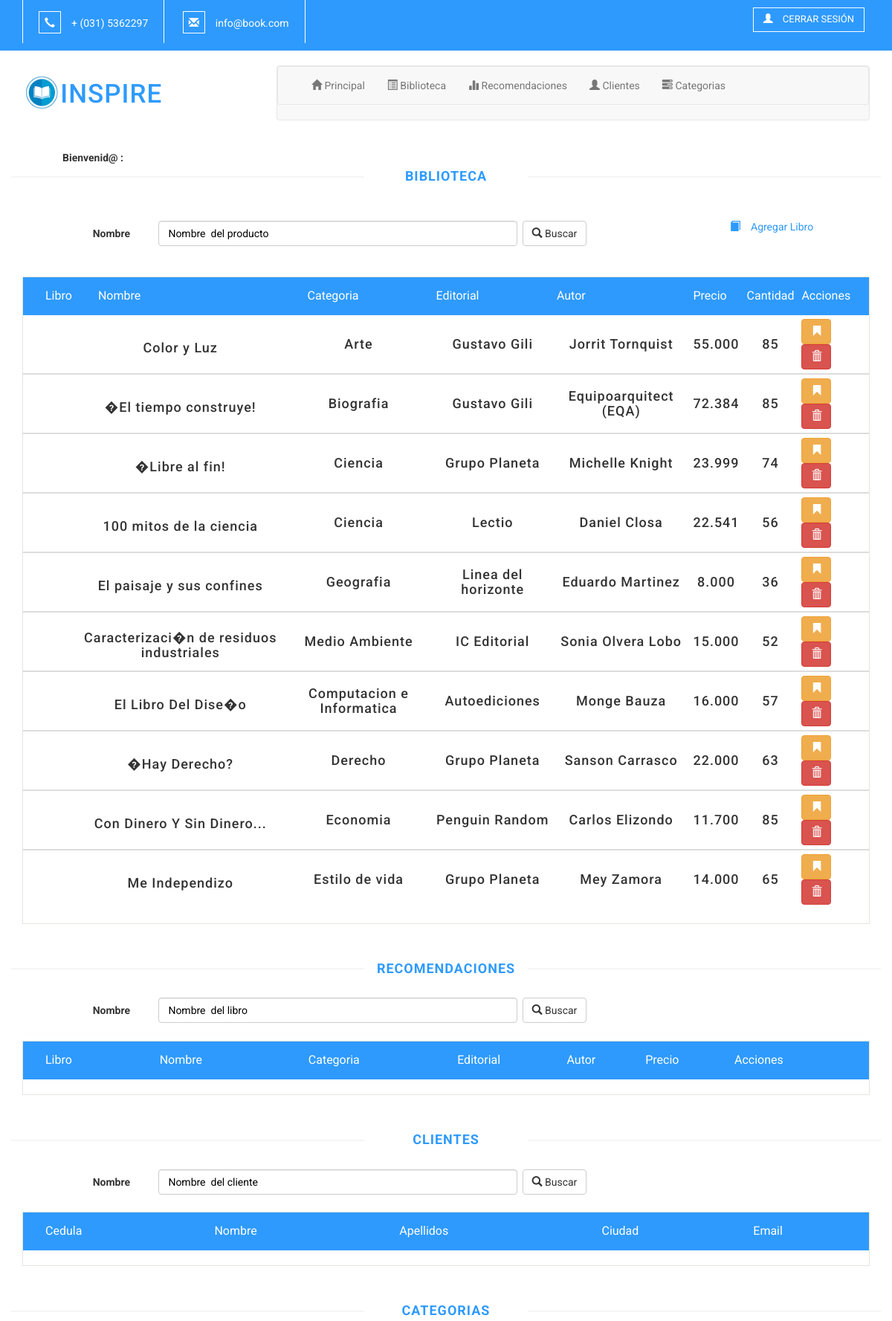
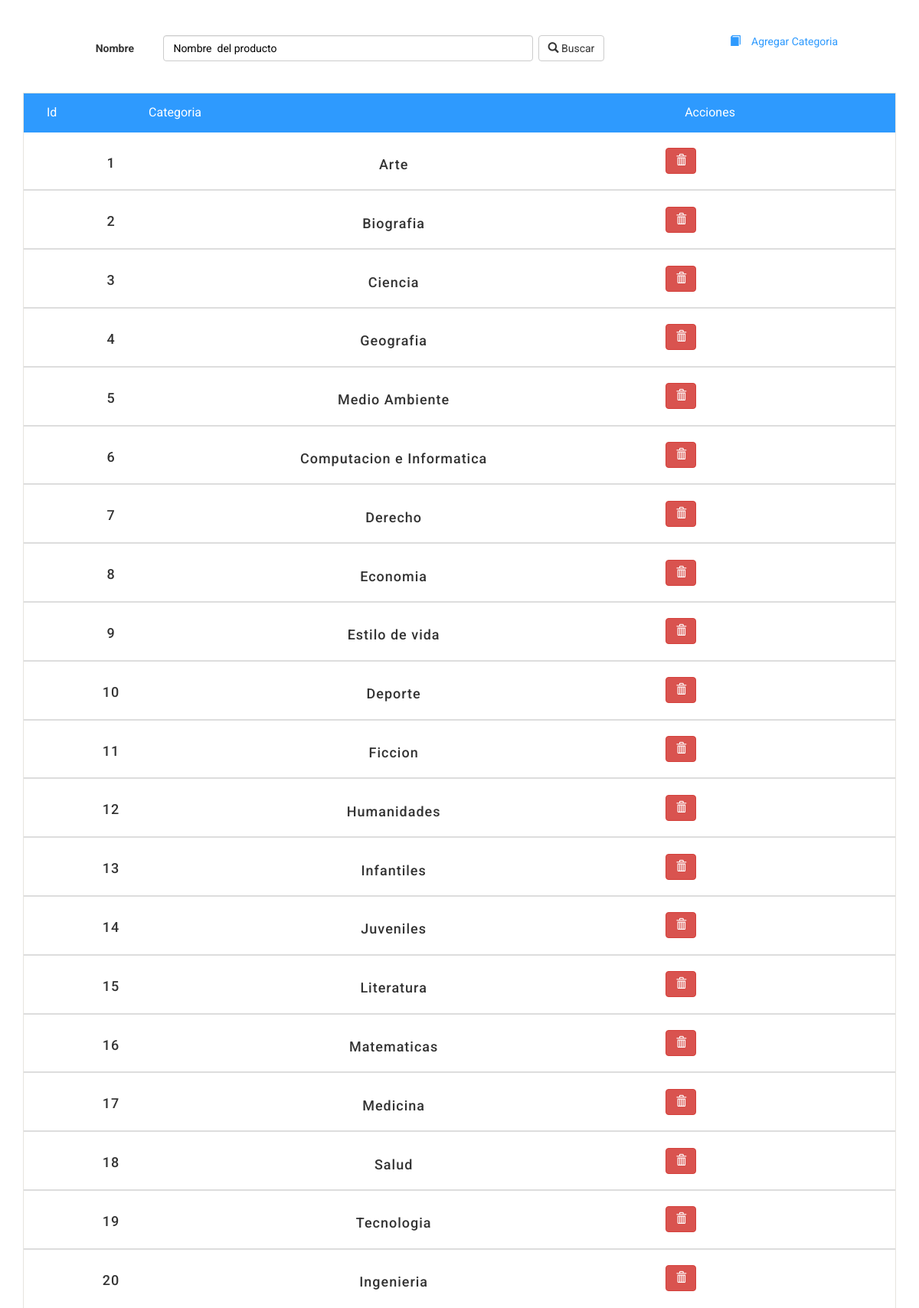
Screenshot of /administrador.php (upper part) with the database file from the repository (2 pictures, top to bottom).
### tables this page shows
create table libros(
	id_libro int not null auto_increment primary key,
	id_categoria int not null,
	nombre_libro  varchar(100) not null,
	editorial varchar(40) not null,
	autor varchar(40) not null,
	precio varchar(40) not null,
	cantidad varchar(40) not null,
	resumen varchar(1500) not null,
	imagen varchar(40) not null,
	foreign key (id_categoria) references categorias (id_categoria)
	on delete cascade on update cascade 
);

create table categorias(
	id_categoria  int not null auto_increment primary key,
	nombre varchar(40) not null
);

### administrador.php (the view, shortened to what the rows shown need)
<!DOCTYPE html>
<html lang="en">
    <head>
        <link href="css/bootstrap.css" rel="stylesheet" type="text/css" media="all" />
        <link href="css/popup-box.css" rel="stylesheet" type="text/css" media="all" />
        <link rel="stylesheet" href="css/style.css" type="text/css" media="all" />
        <link rel="stylesheet" 	href="css/chocolat.css" type="text/css" media="all">
        <link href="css/bootstrap.min.css" rel="stylesheet">
        <link href="css/font-awesome.min.css" rel="stylesheet">
        <link href="css/prettyPhoto.css" rel="stylesheet">
        <link href="css/price-range.css" rel="stylesheet">
        <link href="css/animate.css" rel="stylesheet">
        <link href="css/main.css" rel="stylesheet">
        <link href="css/responsive.css" rel="stylesheet">
    </head>
    <body>
        <div class="logo-navigation-w3layouts">
            <div class="container">
                <div class="logo-w3">
                    <a href=""><h1><img src="images/logo2.png" alt=" " /><span>Inspire</span></h1></a>
                </div>
            </div>
        </div>
        <div id="biblioteca" >
            <div class="features_items">
                <h2 class = "title text-center">Biblioteca</h2>
                    <br>
                </div>
                <section id="cart_items">
                    <div class="container">
                        <div class="table-responsive cart_info">
                            <table class="table table-condensed">
                                <thead>
                                    <tr class="cart_menu">
                                        <td class="image">Libro</td>
                                        <td class="image">Nombre</td>
                                        <td class="image">Categoria</td>
                                        <td class="price">Editorial</td>
                                        <td class="price">Autor</td>
                                        <td class="price">Precio</td>
                                        <td class="quantity">Cantidad</td>
                                        <td class="quantity">Acciones</td>
                                        <td></td>
                                    </tr>
                                </thead>
                                <?php
                                require_once 'dataBase.php';
                                $db = new dataBase();
                                $db->conectar();
                                $rec = $db->consultar("libros");
                                while ($row = mysqli_fetch_array($rec)) {
                                    $id_libro = $row['0'];
                                    $categoria_libro = $row['1'];
                                    $nombre_libro = $row['2'];
                                    $editorial_libro = $row['3'];
                                    $autor_libro = $row['4'];
                                    $precio_libro = $row['5'];
                                    $cantidad_libro = $row['6'];
                                    ?>
                                    <tbody>
                                        <tr>
                                            <td class="cart_product">
                                            </td>
                                            <td class="cart_description">
                                                <h4><?php echo $nombre_libro ?></h4>
                                            </td>
                                            <td class="cart_price">
                                                <?php
                                                require_once 'dataBase.php';
                                                $db = new dataBase();
                                                $db->conectar();
                                                $t = $db->consultar("categorias", "id_categoria", $categoria_libro);
                                                while ($row = mysqli_fetch_array($t)) {
                                                    $nombre_cate = $row['1'];
                                                    ?>
                                                    <h4><?php echo $nombre_cate ?> </h4>
                                                    <?php
                                                }
                                                ?>
                                            </td>
                                            <td class="cart_total">
                                                <h4><?php echo $editorial_libro ?> </h4>
                                            </td>
                                            <td class="cart_total">
                                                <h4><?php echo $autor_libro ?> </h4>
                                            </td>
                                            <td class="cart_total">
                                                <h4><?php echo $precio_libro ?> </h4>
                                            </td>
                                            <td class="cart_total">
                                                <h4><?php echo $cantidad_libro ?> </h4>
                                            </td>
                                    <form id = "nuevoUsuario" method = "post" action = "eventos.php" >
                                        <td class="cart_total">
                                            <button class="btn btn-warning btn-large" name="agregarRec" value="<?php echo $id_libro ?>"><span class = "glyphicon glyphicon-bookmark" aria-hidden = "true"></span> </button>
                                            <button class="btn btn-danger btn-large" name="borrarLibro" value="<?php echo $id_libro ?>"><span class = "glyphicon glyphicon-trash" aria-hidden = "true"></span> </button>
                                        </td>
                                    </form>
                                    </tr>
                                    </tbody>
                                    <?php
                                }
                                ?>
                            </table>
                        </div>
                    </div>
                </section>
            </div>
        <div id="recomendaciones">
            <div class="features_items">
                <h2 class = "title text-center">Recomendaciones</h2>
                <section id="cart_items">
                    <div class="container">
                        <div class="table-responsive cart_info">
                            <table class="table table-condensed">
                                <thead>
                                    <tr class="cart_menu">
                                        <td class="image">Libro</td>
                                        <td class="image">Nombre</td>
                                        <td class="image">Categoria</td>
                                        <td class="price">Editorial</td>
                                        <td class="price">Autor</td>
                                        <td class="price">Precio</td>
                                        <td class="quantity">Acciones</td>
                                        <td></td>
                                    </tr>
                                </thead>
                                <?php
                                require_once 'dataBase.php';
                                        ?>
                            </table>
                        </div>
                    </div>
                </section>
            </div>
        </div>
        <div id="clientes" >
            <div class="features_items">
                <h2 class = "title text-center">Clientes</h2>
                <section id="cart_items">
                    <div class="container">
                        <div class="table-responsive cart_info">
                            <table class="table table-condensed">
                                <thead>
                                    <tr class="cart_menu">
                                        <td class="image">Cedula</td>
                                        <td class="image">Nombre</td>
                                        <td class="image">Apellidos</td>
                                        <td class="image">Ciudad</td>
                                        <td class="price">Email</td>
                                        <td></td>
                                    </tr>
                                </thead>
                                <?php
                                require_once 'dataBase.php';
                                    ?>
                            </table>
                        </div>
                    </div>
                </section>
            </div>
        </div>
        <div id="categorias">
            <div class="features_items">
                <h2 class = "title text-center">Categorias</h2>
                    <br>
                </div>
                <section id="cart_items">
                    <div class="container">
                        <div class="table-responsive cart_info">
                            <table class="table table-condensed">
                                <thead>
                                    <tr class="cart_menu">
                                        <td class="image"> Id </td>
                                        <td class="image"> Categoria</td>
                                        <td class="image"> Acciones </td>
                                        <td></td>
                                    </tr>
                                </thead>
                                <?php
                                require_once 'dataBase.php';
                                $db = new dataBase();
                                $db->conectar();
                                $rec = $db->consultar("categorias");
                                while ($row = mysqli_fetch_array($rec)) {
                                    $id_ca = $row['0'];
                                    $nombre_ca = $row['1'];
                                    ?>
                                    <tbody>
                                        <tr>
                                            <td class="cart_product">
                                                <h4><?php echo $id_ca ?></h4>
                                            </td>
                                            <td class="cart_description">
                                                <h4><?php echo $nombre_ca ?></h4>
                                            </td>
                                    <form id = "nuevoUsuario" method = "post" action = "eventos.php" >
                                        <td class="cart_total">
                                            <button class="btn btn-danger btn-large" name="borrarCategoria" value="<?php echo $id_ca ?>"><span class = "glyphicon glyphicon-trash" aria-hidden = "true"></span> </button>
                                        </td>
                                    </form>
                                    </tr>
                                    </tbody>
                                    <?php
                                }
                                ?>
                            </table>
                        </div>
                    </div>
                </section>
            </div>
                        <?php
                        require_once 'dataBase.php';
                            ?>
    </body>
</html>

### rows the page displays
libros: nombre_libro "Color y Luz", editorial "Gustavo Gili", autor "Jorrit Tornquist", precio "55.000", cantidad "85", $id_libro 1 (drawn)
categorias: nombre "Arte", id_categoria "1"
libros: nombre_libro "�El tiempo construye!", editorial "Gustavo Gili", autor "Equipoarquitect (EQA)", precio "72.384", cantidad "85", $id_libro 2 (drawn)
categorias: nombre "Biografia", id_categoria "2"
libros: nombre_libro "�Libre al fin!", editorial "Grupo Planeta", autor "Michelle Knight", precio "23.999", cantidad "74", $id_libro 3 (drawn)
categorias: nombre "Ciencia", id_categoria "3"
libros: nombre_libro "100 mitos de la ciencia", editorial "Lectio", autor "Daniel Closa", precio "22.541", cantidad "56", $id_libro 4 (drawn)
libros: nombre_libro "El paisaje y sus confines", editorial "Linea del horizonte", autor "Eduardo Martinez", precio "8.000", cantidad "36", $id_libro 5 (drawn)
categorias: nombre "Geografia", id_categoria "4"
libros: nombre_libro "Caracterizaci�n de residuos industriales", editorial "IC Editorial", autor "Sonia Olvera Lobo", precio "15.000", cantidad "52", $id_libro 6 (drawn)
categorias: nombre "Medio Ambiente", id_categoria "5"
libros: nombre_libro "El Libro Del Dise�o", editorial "Autoediciones", autor "Monge Bauza", precio "16.000", cantidad "57", $id_libro 7 (drawn)
categorias: nombre "Computacion e Informatica", id_categoria "6"
libros: nombre_libro "�Hay Derecho?", editorial "Grupo Planeta", autor "Sanson Carrasco", precio "22.000", cantidad "63", $id_libro 8 (drawn)
categorias: nombre "Derecho", id_categoria "7"
libros: nombre_libro "Con Dinero Y Sin Dinero...", editorial "Penguin Random", autor "Carlos Elizondo", precio "11.700", cantidad "85", $id_libro 9 (drawn)
categorias: nombre "Economia", id_categoria "8"
libros: nombre_libro "Me Independizo", editorial "Grupo Planeta", autor "Mey Zamora", precio "14.000", cantidad "65", $id_libro 10 (drawn)
categorias: nombre "Estilo de vida", id_categoria "9"
categorias: id_categoria "10", nombre "Deporte"
categorias: id_categoria "11", nombre "Ficcion"
categorias: id_categoria "12", nombre "Humanidades"
categorias: id_categoria "13", nombre "Infantiles"
categorias: id_categoria "14", nombre "Juveniles"
categorias: id_categoria "15", nombre "Literatura"
categorias: id_categoria "16", nombre "Matematicas"
categorias: id_categoria "17", nombre "Medicina"
categorias: id_categoria "18", nombre "Salud"
categorias: id_categoria "19", nombre "Tecnologia"
categorias: id_categoria "20", nombre "Ingenieria"
